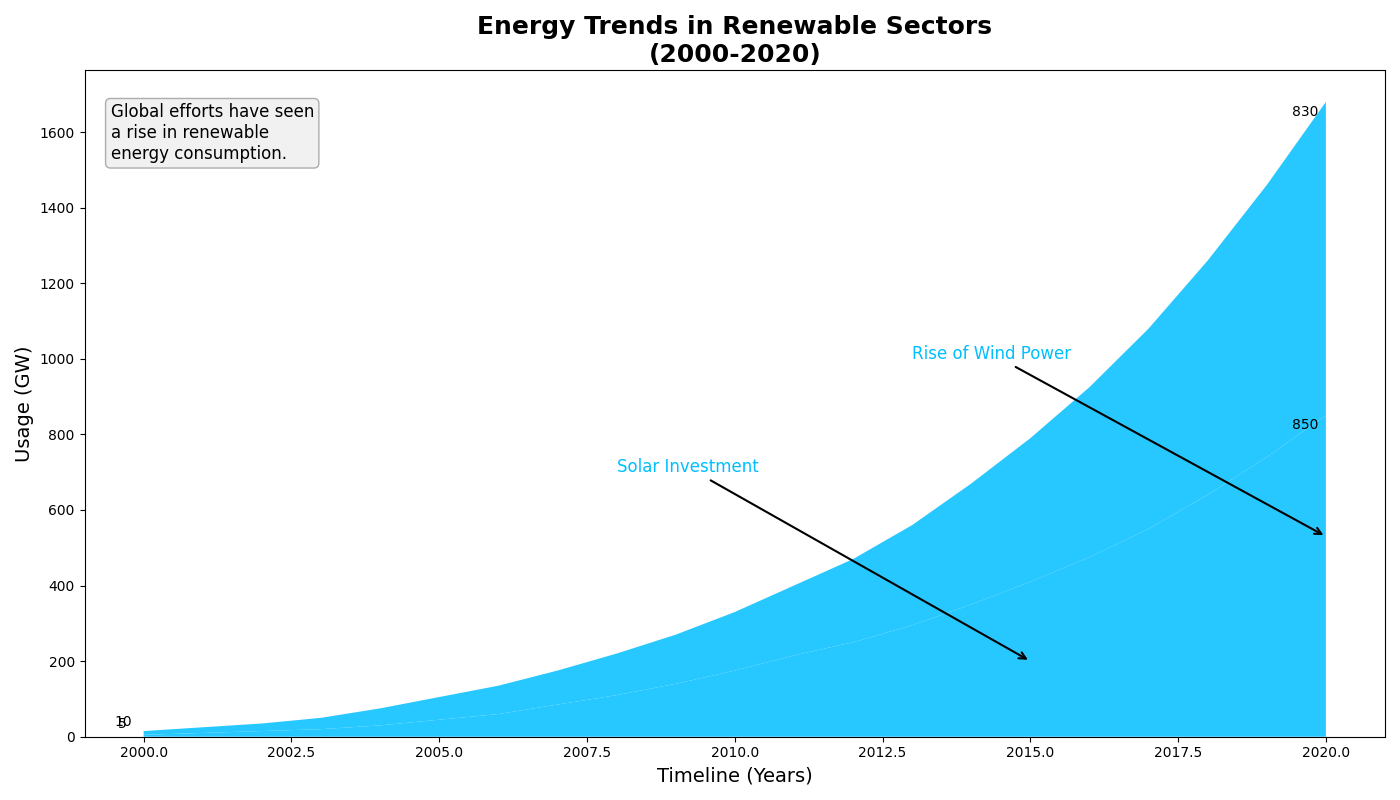

This figure's Python source:
import numpy as np
import matplotlib.pyplot as plt

years = np.arange(2000, 2021)

solar = np.array([
    5, 10, 15, 20, 30, 45, 60, 85, 110, 140,
    175, 215, 250, 295, 350, 410, 475, 550, 640, 740, 850
])
wind = np.array([
    10, 15, 20, 30, 45, 60, 75, 90, 110, 130,
    155, 185, 220, 265, 320, 380, 450, 530, 620, 720, 830
])

energy_data = np.vstack([solar, wind])

fig, ax = plt.subplots(figsize=(14, 8))

# Apply a single color consistently.
single_color = '#00BFFF'

ax.stackplot(years, energy_data, colors=[single_color] * 2, alpha=0.85)

ax.set_title("Energy Trends in Renewable Sectors\n(2000-2020)", fontsize=18, fontweight='bold')
ax.set_xlabel('Timeline (Years)', fontsize=14)
ax.set_ylabel('Usage (GW)', fontsize=14)

# Update annotations to have a consistent color
ax.annotate('Solar Investment', xy=(2015, 200), xytext=(2008, 700),
            arrowprops=dict(facecolor=single_color, arrowstyle='->', lw=1.5),
            fontsize=12, color=single_color)

ax.annotate('Rise of Wind Power', xy=(2020, 530), xytext=(2013, 1000),
            arrowprops=dict(facecolor=single_color, arrowstyle='->', lw=1.5),
            fontsize=12, color=single_color)

props = dict(boxstyle='round', facecolor='lightgray', alpha=0.3)
textstr = ('Global efforts have seen\n'
           'a rise in renewable\n'
           'energy consumption.')
ax.text(0.02, 0.95, textstr, transform=ax.transAxes, fontsize=12,
        verticalalignment='top', bbox=props)

for idx, energy in enumerate(['Solar', 'Wind']):
    ax.annotate(f'{energy_data[idx, 0]}', (2000, energy_data[idx, 0]),
                textcoords="offset points", xytext=(-15, 5), ha='center')
    ax.annotate(f'{energy_data[idx, -1]}', (2020, energy_data[idx, -1] + np.sum(energy_data[:idx, -1])),
                textcoords="offset points", xytext=(-15, -10), ha='center')

plt.tight_layout()
plt.show()
